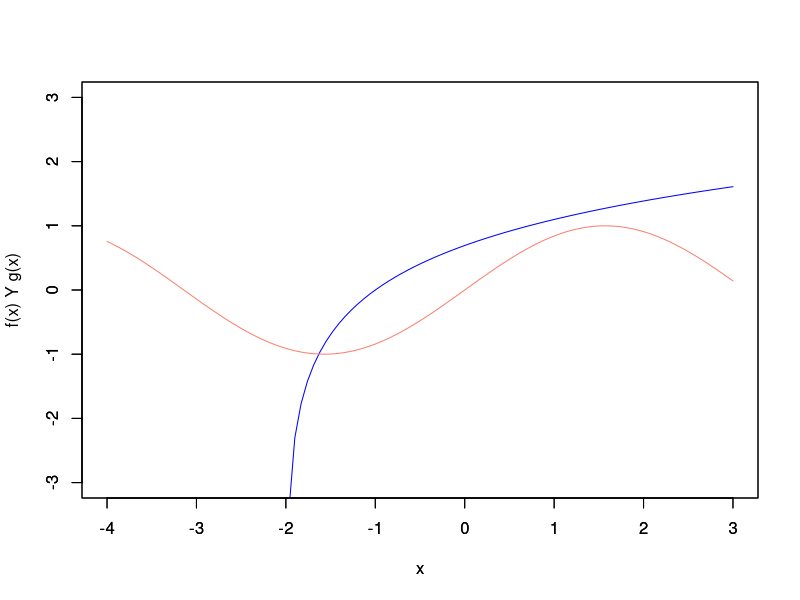
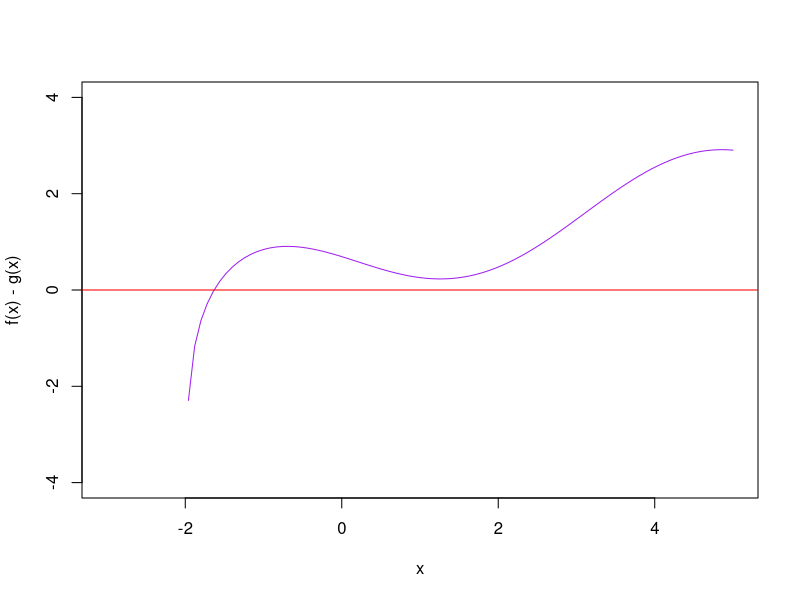
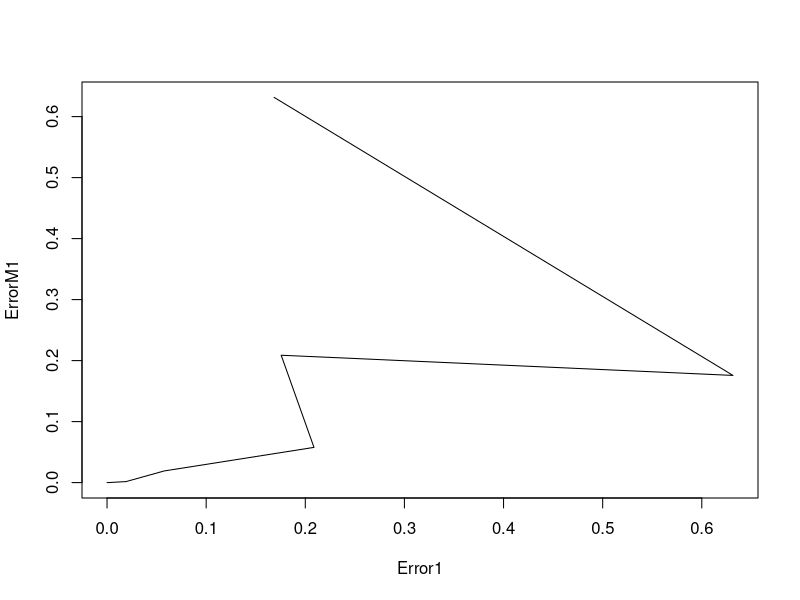
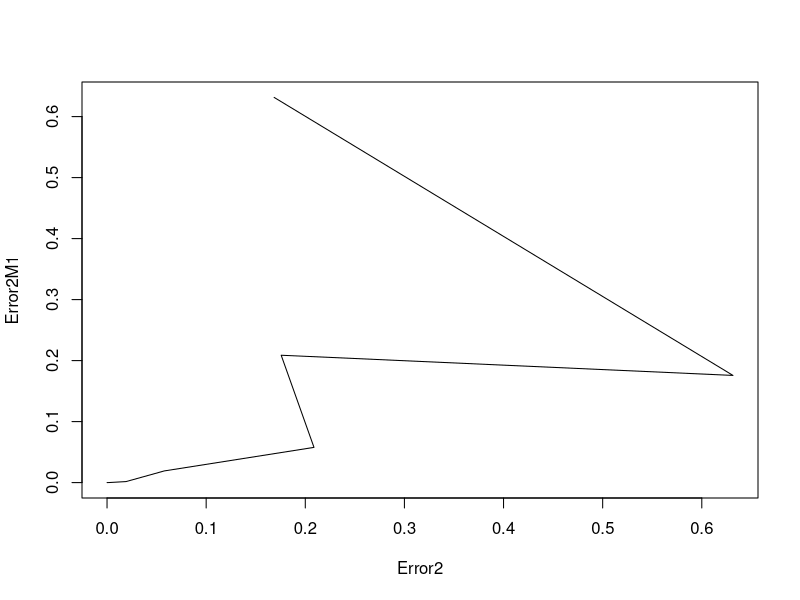

R code for these plots, in order:
#3 punto 2da parte

f = function(x){log(x+2)}

g = function(x){sin(x)}

Tolerancia = 0.00000001

q = function(x){log(x+2)-sin(x)}

Teorico = uniroot(q, c(-1.8,-1), tol = 1e-9) 

plot(f, xlim = c(-4,3), ylim=c(-3,3), ylab = "f(x) Y g(x)", col = "blue")
par(new = TRUE)
plot(g, xlim = c(-4,3), ylim=c(-3,3), ylab = "", col = "salmon")
plot(q, xlim = c(-3,5), ylim=c(-4,4), ylab = "f(x) - g(x)", col = "purple")
par(new = TRUE)
abline(0,0, col = "red")

a = -1.8
b = -1
arr = c(0)

arr[1] = a
arr[2] = b
i=3

Error1 = c() 
ErrorM1 = c()
 #valor -6

while(abs(Teorico$root-arr[i-2]) > Tolerancia){
  Error1[i-2]=abs(Teorico$root-arr[i-2])
  arr[i]= arr[i-1]-((q(arr[i-1])*(arr[i-1]-arr[i-2]))/(q(arr[i-1])-q(arr[i-2])))
  i = i+1
}

i=1
while(i<length(Error1)+1){
  ErrorM1[i]=Error1[i+1]
  i = i+1
}
plot(Error1,ErrorM1, type="l")

numero_iteraciones =length(arr)

Metodo2 = c(0)
Error2 = c(0)
Error2M1 = c(0)
Metodo2[1] = a
Metodo2[2] = b
i=3

while(abs(Teorico$root-Metodo2[i-2]) > Tolerancia){
  Error2[i-2]=abs(Teorico$root-arr[i-2])
  Metodo2[i]= Metodo2[i-1]-((q(Metodo2[i-1]))*(Metodo2[i-1]-Metodo2[i-2])/(q(Metodo2[i-1])-q(Metodo2[i-2])))
  i = i+1
}

i=1
while(i<length(Error2)+1){
  Error2M1[i]=Error2[i+1]
  i = i+1
}

plot(Error2,Error2M1, type ="l")


tab=data.frame(Error2,Error2M1)



